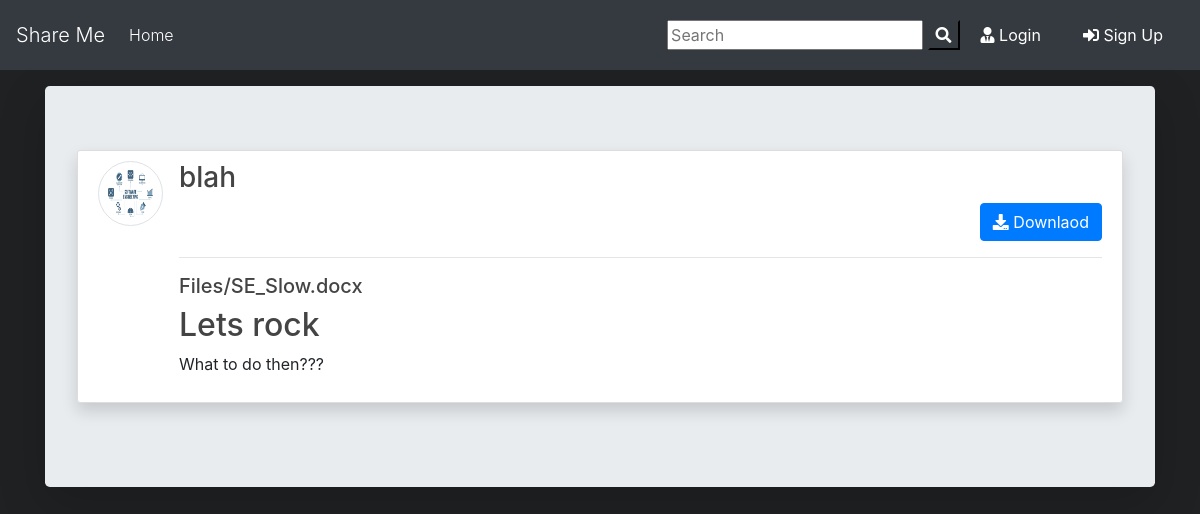
The app's page /post/2/ with its own data.
### files_share/models.py (models this page shows, shortened)
class Post(models.Model):
	title = models.CharField(max_length=100)
	file = models.FileField(null=True,blank=True,upload_to='Files')
	content = models.TextField()
	date_posted = models.DateTimeField(default=timezone.now)
	author = models.ForeignKey(User, on_delete=models.CASCADE)
	def extension(self):
		name, extension = os.path.splitext(self.file.name)
		return extension

### users/models.py (models this page shows, shortened)
class Profile(models.Model):
    user = models.OneToOneField(User, on_delete=models.CASCADE)
    image = models.ImageField(default='default.png', upload_to='profile_pics')

### files_share/views.py (the view)
# urls.py: path('post/<int:pk>/', PostDetailView.as_view(), name='post-detail'),
class PostDetailView(DetailView):
    model = Post
    template_name = 'blog/post_detail.html'

### files_share/templates/blog/post_detail.html (shortened to what this page needs)
{% extends "blog/base.html" %}
{% block content %}
<div class="jumbotron mt-3 shadow-lg">
<article class="media content-section shadow ">
   <a href="{{ object.author.profile.image.url }} " target="_blank"> <img src="{{ object.author.profile.image.url }}  " alt="" class="article-img rounded-circle img-thumbnail img-fluid">
   </a>
    <div class="media-body">
      <div class="">
        <div class="d-flex justify-content-between">
        <a class="mr-2 mt-0 mb-0  text-dark" href="{% url 'user-posts' object.author.username  %}"><h3>{{ object.author }}</h3></a>
        </div>
        {% if object.author != user %}
          <div class="form-group mt-0 pt-0 d-flex justify-content-end">
            <a href="{{ object.file.url }}" download class="btn btn-primary flex-last" type="submit"><i class="fas fa-download"></i> Downlaod</a>
          </div>
        {% endif %}
        <hr>
      </div>
      <div>
        {% if object.file %}
          {% if object.extension == '.jpg' or object.extension == 'jpeg' or object.extension == 'png' %}
            <a href="{{ object.file.url }}"  download ><img src="{{ object.file.url }}" alt="" class="img-fluid "></a>
            <a href="{{ object.file.url }}"  download class="text-dark"><h5>{{ object.file }}</h5></a>
          {% else %}
            <a href="{{ object.file.url }}"  download class="text-dark"><h5>{{ object.file }}</h5></a>
          {% endif %}
        {% endif %}
      </div>
      <h2>{{ object.title }}</h2>
      <p class="article-content">{{ object.content }}</p>
    </div>
  </article>
{% endblock content %}

### files_share/static/blog/main.css (style rules this page uses)
body { background: #fafafa; background-color: hsl(220, 5%, 13%); margin-top: 0; }
h1, h2, h3, h4, h5, h6 { color: #444444; }
.content-section { background: #ffffff; padding: 10px 20px; border: 1px solid #dddddd; border-radius: 3px; margin-bottom: 20px; width: 100%; }
.article-content { white-space: pre-line; }
.article-img { height: 65px; width: 65px; margin-right: 16px; }

### records on screen
Post: author.profile.image (placeholder picture), author "blah", file "Files/SE_Slow.docx", title "Lets rock", content "What to do then???"
